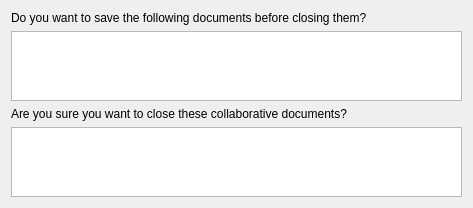
<?xml version="1.0" encoding="UTF-8"?>
<ui version="4.0">
 <class>CloseDocsWidget</class>
 <widget class="QWidget" name="CloseDocsWidget">
  <property name="geometry">
   <rect>
    <x>0</x>
    <y>0</y>
    <width>473</width>
    <height>182</height>
   </rect>
  </property>
  <property name="windowTitle">
   <string>Form</string>
  </property>
  <layout class="QVBoxLayout" name="verticalLayout">
   <item>
    <widget class="QLabel" name="localDescLabel">
     <property name="text">
      <string extracomment="@info">Do you want to save the following documents before closing them?</string>
     </property>
     <property name="wordWrap">
      <bool>false</bool>
     </property>
    </widget>
   </item>
   <item>
    <widget class="QListWidget" name="localDocList"/>
   </item>
   <item>
    <widget class="QLabel" name="collabDescLabel">
     <property name="text">
      <string>Are you sure you want to close these collaborative documents?</string>
     </property>
    </widget>
   </item>
   <item>
    <widget class="QListWidget" name="collabDocList"/>
   </item>
  </layout>
 </widget>
 <resources/>
 <connections/>
</ui>
